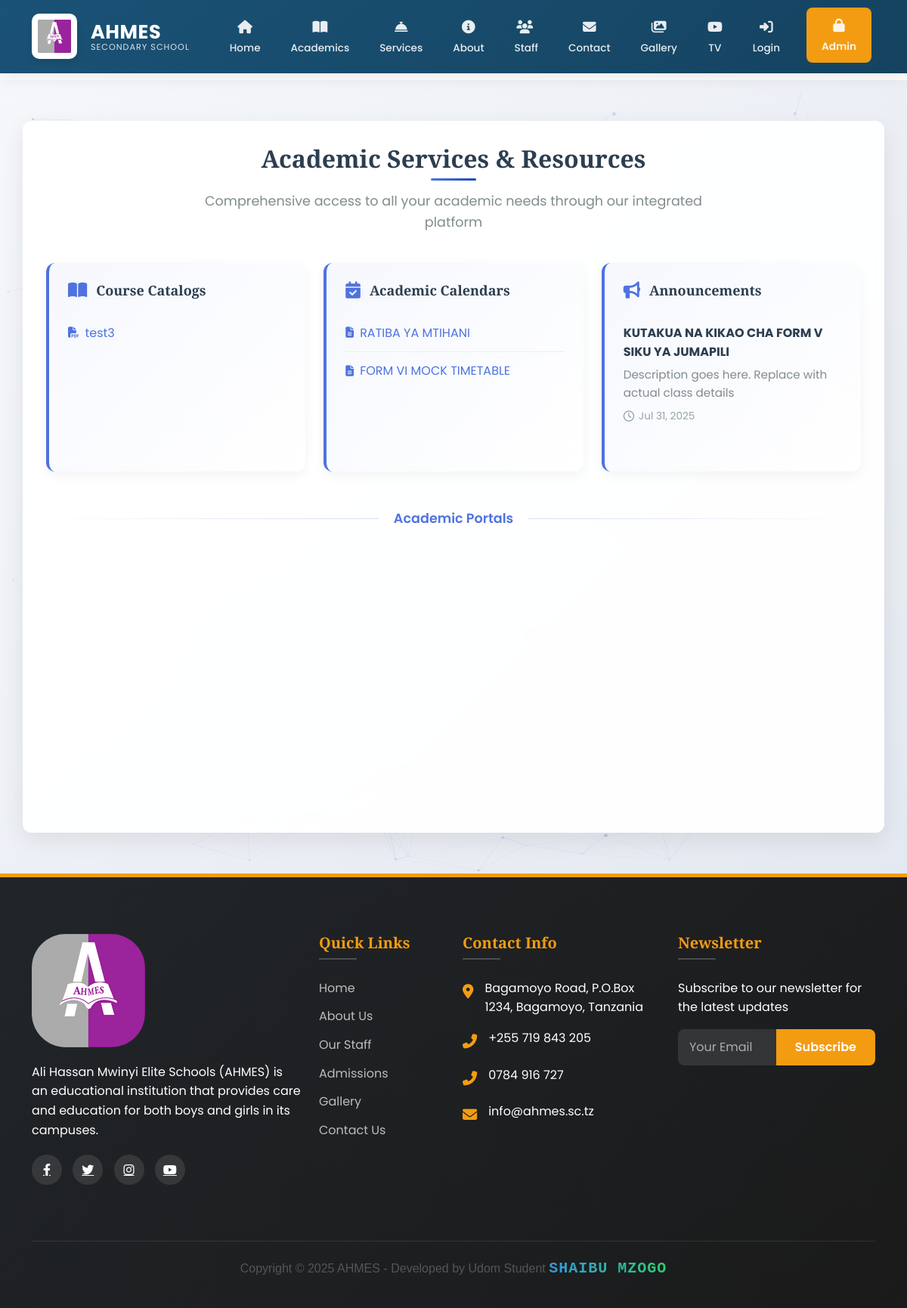
/academics/, run on an earlier commit of the app's database.
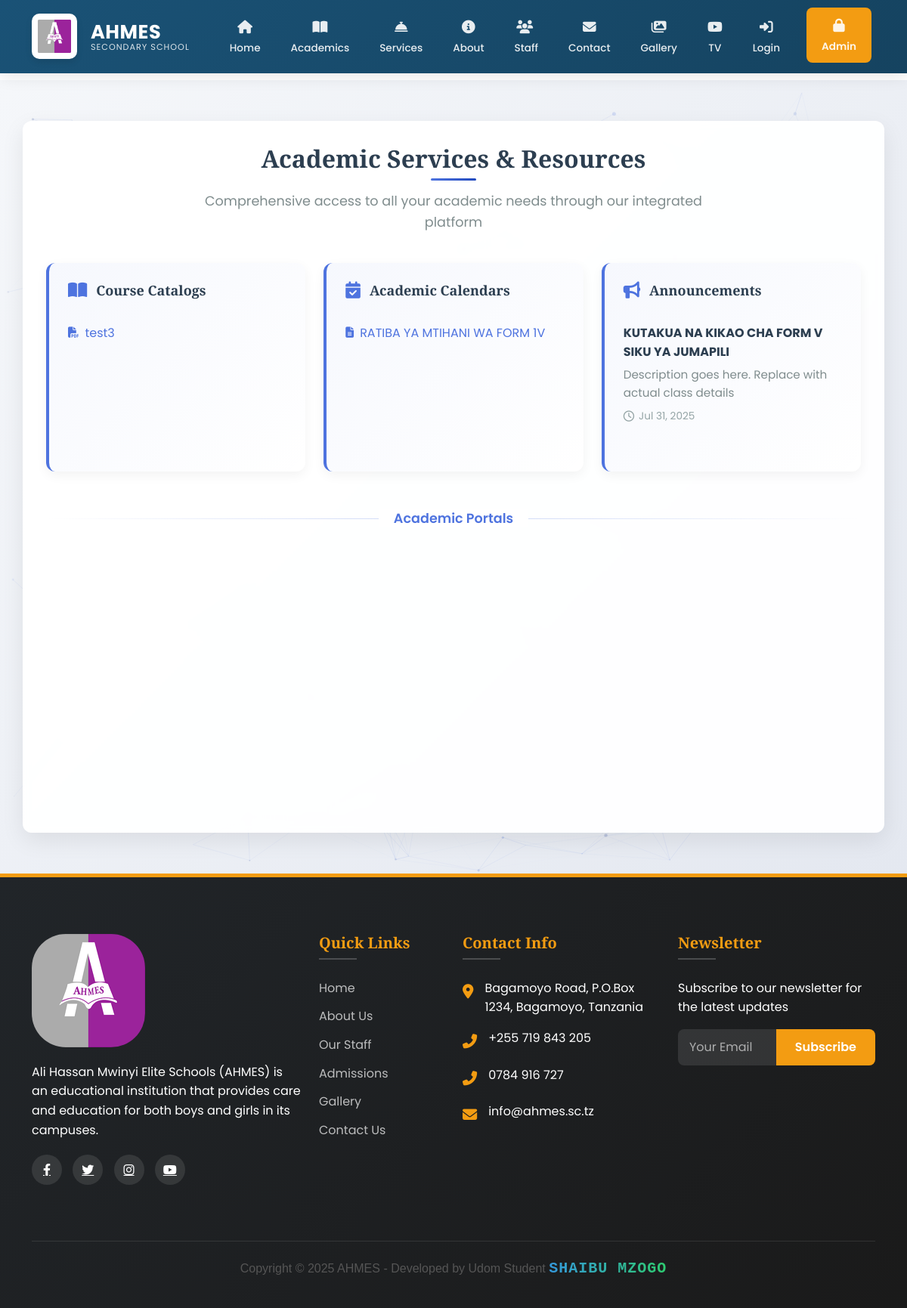
And on a later commit of the database.
### main/models.py (models this page shows, shortened)
class CourseCatalog(models.Model):
    title = models.CharField(max_length=200)
    file = CloudinaryField(
        'course_catalogs',
        folder="academic/catalogs",
        resource_type="raw",  # Important for PDFs
        blank=True,
        null=True
    )
    academic_year = models.CharField(max_length=20)
    is_active = models.BooleanField(default=True)
    created_at = models.DateTimeField(auto_now_add=True)

class AcademicCalendar(models.Model):
    title = models.CharField(max_length=200)
    file = CloudinaryField(
        'academic_calendars',
        folder="academic/calendars",
        resource_type="raw",  # Important for PDFs
        blank=True,
        null=True
    )
    academic_year = models.CharField(max_length=20)
    is_active = models.BooleanField(default=True)
    created_at = models.DateTimeField(auto_now_add=True)

class AcademicAnnouncement(models.Model):
    title = models.CharField(max_length=200)
    content = models.TextField()
    date = models.DateField()
    is_published = models.BooleanField(default=True)
    created_at = models.DateTimeField(auto_now_add=True)

### main/views.py (the view)
# urls.py: path('academics/', views.academic_services, name='academics_service'),
def academic_services(request):
    academic_resources = {
        'catalogs': CourseCatalog.objects.all(),
        'calendars': AcademicCalendar.objects.all(),
        'announcements': AcademicAnnouncement.objects.filter(is_published=True)
    }
    return render(request, 'main/academic_services.html', academic_resources)

### main/context_processors.py (called while the page is built, shortened)
def admin_counts(request):
    if request.user.is_authenticated and request.user.is_admin:
        return {
            'pending_comments': Comment.objects.filter(is_approved=False).count(),
            'gallery_count': Gallery.objects.count(),
        }
    return {}

def unread_messages_count(request):
    return {}

### main/templates/main/academic_services.html (shortened to what this page needs)
{% extends 'main/base.html' %}
{% load static %}
{% block content %}
<section class="dashboard section py-4">
  <div id="particles-js" class="particles-js"></div>
  <div class="container dashboard-content">
    <div class="dashboard-header">
      <h2>Academic Services & Resources</h2>
      <p>Comprehensive access to all your academic needs through our integrated platform</p>
    </div>
    <div class="row mb-5">
      <div class="col-md-4">
        <div class="resource-card">
          <h4><i class="fas fa-book-open"></i> Course Catalogs</h4>
          <ul class="resource-list">
            {% for catalog in catalogs %}
              <li>
                <a href="{{ catalog.file.url }}" target="_blank">
                  <i class="fas fa-file-pdf"></i> {{ catalog.title }}
                </a>
              </li>
            {% empty %}
              <li>No catalogs available</li>
            {% endfor %}
          </ul>
        </div>
      </div>
      <div class="col-md-4">
        <div class="resource-card">
          <h4><i class="fas fa-calendar-check"></i> Academic Calendars</h4>
          <ul class="resource-list">
            {% for calendar in calendars %}
              <li>
                <a href="{{ calendar.file.url }}" target="_blank">
                  <i class="fas fa-file-alt"></i> {{ calendar.title }}
                </a>
              </li>
            {% empty %}
              <li>No calendars available</li>
            {% endfor %}
          </ul>
        </div>
      </div>
      <div class="col-md-4">
        <div class="resource-card">
          <h4><i class="fas fa-bullhorn"></i> Announcements</h4>
          <div class="resource-list">
            {% for announcement in announcements|slice:":3" %}
              <div class="announcement-item">
                <strong>{{ announcement.title }}</strong>
                <p>{{ announcement.content|truncatewords:15 }}</p>
                <div class="announcement-date">
                  <i class="far fa-clock"></i> {{ announcement.date|date:"M d, Y" }}
                </div>
              </div>
            {% empty %}
              <div class="announcement-item">
                <p>No current announcements</p>
              </div>
            {% endfor %}
          </div>
        </div>
      </div>
    </div>
    <div class="section-divider">
      <span>Academic Portals</span>
    </div>
    <div class="row">
      <div class="col-md-3 col-sm-6">
      </div>
      <div class="col-md-3 col-sm-6">
      </div>
      <div class="col-md-3 col-sm-6">
      </div>
      <div class="col-md-3 col-sm-6">
      </div>
    </div>
  </div>
</section>
{% endblock %}

What changed in the data, as far as the page shows it:
removed AcademicCalendar: title "FORM VI MOCK TIMETABLE"
changed AcademicCalendar: title "RATIBA YA MTIHANI" → "RATIBA YA MTIHANI WA FORM 1V"
